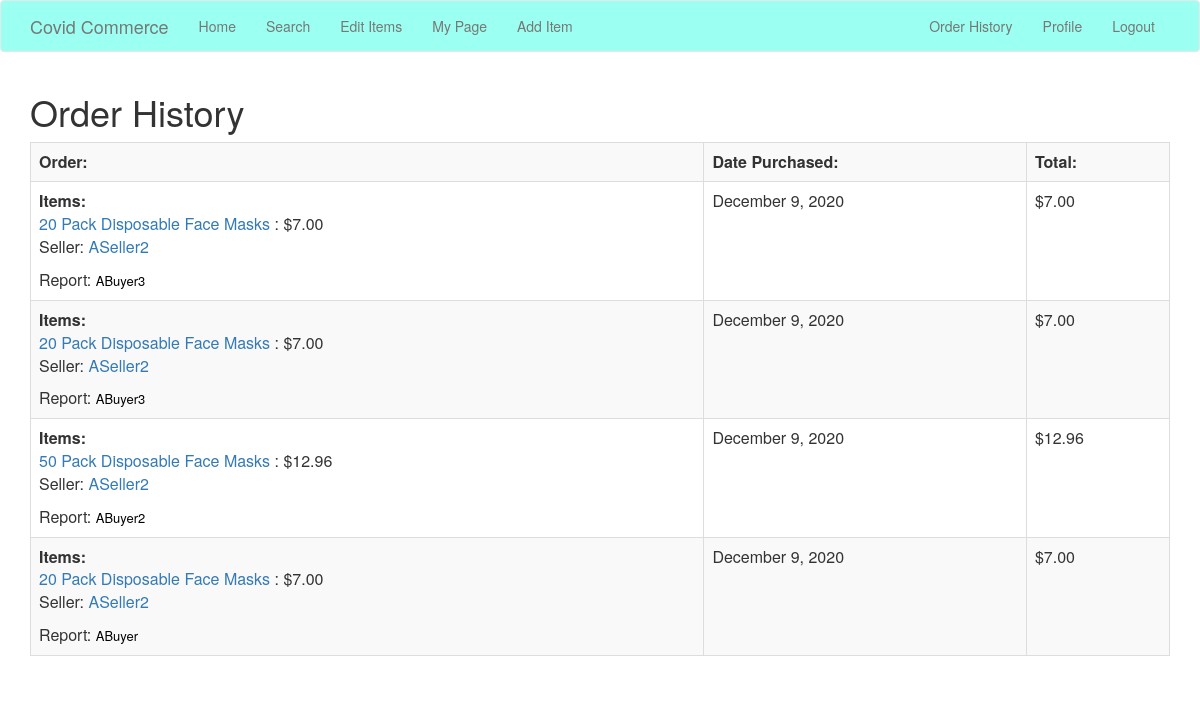
The page /order_history (signed in) on the database its author committed.
### app/models.py (models this page shows, shortened)
class Sellerorder(db.Model):
    id = db.Column(db.Integer, primary_key = True)
    seller_id = db.Column(db.Integer, db.ForeignKey('user.id')) # The id of the seller who owns this order
    contains = db.relationship('Item', secondary = itemSellerOrder, primaryjoin = (itemSellerOrder.c.order_id == id), backref = db.backref('itemSellerOrder', lazy = 'dynamic'), lazy = 'dynamic') # All of the items from the specific supplier owning this Sellerorder
    purchased_on = db.Column(db.DateTime, default = datetime.utcnow) # Date purchased
    total = db.Column(db.Float(precision = 2, asdecimal = True)) # The total of all items from the specific supplier owning this Sellerorder
    buyer_id = db.Column(db.Integer) # The customer who placed this order
    buyer_username = db.Column(db.String)

class Item(db.Model):
    id = db.Column(db.Integer, primary_key = True)
    item_name = db.Column(db.String(64), index = True)
    item_description = db.Column(db.String(1500))
    seller_id = db.Column(db.Integer, db.ForeignKey('user.id'))
    price = db.Column(db.Float(precision = 2, asdecimal = True))
    posted_on = db.Column(db.DateTime, default = datetime.utcnow)
    num_available = db.Column(db.Integer, default = 0)
    initial_supply = db.Column(db.Integer, default = 0)
    in_cart_of = db.relationship('User', secondary = cart, primaryjoin = (cart.c.item_id == id), backref = db.backref('cart', lazy = 'dynamic'), lazy = 'dynamic') # All of the carts that an item is in
    num_purchased = db.Column(db.Integer, default = 0)
    supplied_in = db.relationship('Sellerorder', secondary = itemSellerOrder, primaryjoin = (itemSellerOrder.c.item_id == id), backref = db.backref('itemSellerOrder', lazy = 'dynamic'), lazy = 'dynamic') # All of the seller orders that an item exists in
    bought_in = db.relationship('Buyerorder', secondary = itemBuyerOrder, primaryjoin = (itemBuyerOrder.c.item_id == id), backref = db.backref('itemBuyerOrder', lazy = 'dynamic'), lazy = 'dynamic') # All of the buyer orders that an item exists in
    reviews = db.relationship('Review', backref='reviewed', lazy='dynamic')
    rating = db.Column(db.Float(precision = 2, asdecimal = True), default = 0.0)

class User(UserMixin, db.Model):
    id = db.Column(db.Integer, primary_key=True)
    username = db.Column(db.String(64), index=True, unique=True)
    email = db.Column(db.String(120), index=True, unique=True)
    password_hash = db.Column(db.String(128))
    first_name = db.Column(db.String(100))
    last_name = db.Column(db.String(100))
    about_seller = db.Column(db.String(140))
    address = db.Column(db.String(200))
    card_number = db.Column(db.String(16))
    security_code = db.Column(db.String(3))
    items = db.relationship('Item', backref='supplier', lazy='dynamic')
    is_seller = db.Column(db.Boolean, default = True)
    in_cart = db.relationship('Item', secondary = cart, primaryjoin = (cart.c.buyer_id == id), backref = db.backref('cart', lazy = 'dynamic'), lazy = 'dynamic') # All of the items in a buyer's cart
    orders_to = db.relationship('Sellerorder', backref='supplier', lazy='dynamic') # Order made to a seller
    orders_by = db.relationship('Buyerorder', backref='customer', lazy='dynamic') # Order made by a buyer
    orders_involved_in = db.relationship('Buyerorder', secondary = sellerBuyerOrder, primaryjoin = (sellerBuyerOrder.c.seller_id == id), backref = db.backref('sellerBuyerOrder', lazy = 'dynamic'), lazy = 'dynamic') # All of the items in this order
    reports = db.relationship('Report', backref='reported', lazy='dynamic')
    reviews = db.relationship('Review', backref='reviewer', lazy='dynamic')

### app/routes.py (the view)
@app.route('/order_history', methods=['GET', 'POST'])
@login_required
def order_history():
    if (current_user.is_seller == True):
        orders = current_user.orders_to.all()
        orders = reversed(orders) # reverse the list to get the most recent order in front/on top of order history
    else:
        orders = current_user.orders_by.all()
        orders = reversed(orders) # reverse the list to get the most recent order in front/on top of order history
    return render_template('order_history.html', orders=orders)

### app/models.py (called while the page is built)
@login.user_loader
def load_user(id):
    user = User.query.get(int(id))
    return user

### app/routes.py (called while the page is built)
@app.before_request
def before_request():
    if current_user.is_authenticated:
        current_user.last_seen = datetime.utcnow()
        db.session.add(current_user)
        db.session.commit()

### app/templates/order_history.html (shortened to what this page needs)
{% extends "base.html" %}
{% import 'bootstrap/wtf.html' as wtf %}
{% block app_content %}
<h1>Order History</h1>
    <table class="table table-bordered table-striped">
        <tr>
            <th scope="col"> Order: </th>
            <th scope="col"> Date Purchased: </th>
            <th scope="col"> Total: </th>
        </tr>
        {% for order in orders %}
        <tr>
            <td>
                <b>
                    Items:
                </b>
                <br>
                {% for item in order.contains %}
                    <p>
                        <a class="linkText" href="{{ url_for('detailed_item', item_id = item.id) }}">{{ item.item_name }}</a> : {{ "$%.2f"|format(item.price) }}
                        <br>
                        Seller: <a class="linkText" href="{{ url_for('seller_page', seller_username = item.supplier.username) }}"> {{ item.supplier.username }}</a>
                        <br>
                    </p>
                {% endfor %}
                {% if current_user.is_seller == True %}
                    Report: <a class="removeItem" href="{{ url_for('report', user_id = order.buyer_id) }}"> {{order.buyer_username}} </a>
                {% endif %}
            </td>
            <td>
                {{ moment(order.purchased_on).format('LL') }}
            </td>
            <td>
                {{ "$%.2f"|format(order.total) }}
            </td>
        </tr>
        {% endfor %}
    </table>
{% endblock %}

### app/static/css/main.css (style rules this page uses)
.removeItem { color: black; font-size: small; }

### rows shown on the page
Sellerorder: buyer_username "ABuyer3", purchased_on "December 9, 2020", total "$7.00"
Item: item_name "20 Pack Disposable Face Masks", price "$7.00", supplier.username "ASeller2"
Sellerorder: buyer_username "ABuyer3", purchased_on "December 9, 2020", total "$7.00"
Sellerorder: buyer_username "ABuyer2", purchased_on "December 9, 2020", total "$12.96"
Item: item_name "50 Pack Disposable Face Masks", price "$12.96", supplier.username "ASeller2"
Sellerorder: buyer_username "ABuyer", purchased_on "December 9, 2020", total "$7.00"
